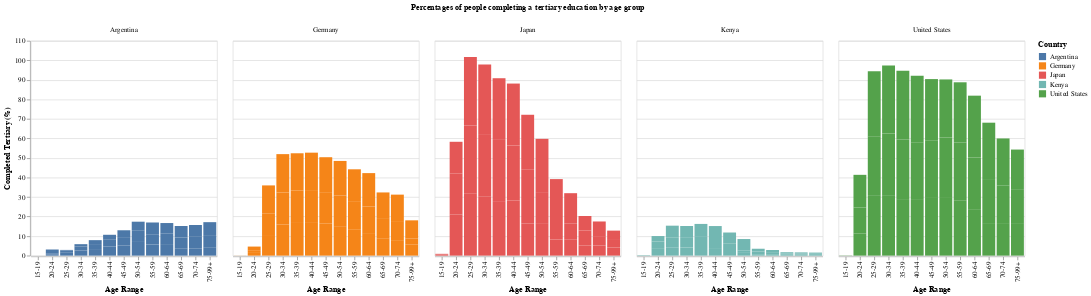

Write notebook code for a chart like this one.
### Code cell
'''Tertiary Chart; these are only from year 2010'''
tertiary_chart = alt.Chart(ages_data).mark_bar().encode(
    x=alt.X('ages:N', title='Age Range'),
    y=alt.Y('percent_completed_tertiary_school:Q', title='Completed Tertiary (%)'),
    color=alt.Color('country:N', title='Country'),
    tooltip=['country', 'year', 'ages', 'percent_completed_tertiary_school']
).facet(
    column=alt.Column('country:N', title='Percentages of people completing a tertiary education by age group')
)
tertiary_chart

### Figure 1 — Vega-Lite specification as saved in the notebook (floating-point values rounded to 4 significant figures; data arrays with more than 128 entries replaced by an {"elided": "..."} marker saying what was removed)
{"config": {"view": {"continuousWidth": 300, "continuousHeight": 300}}, "data": {"name": "data-733551ee817d55fd20008612a4a9320c"}, "facet": {"column": {"field": "country", "title": "Percentages of people completing a tertiary education by age group", "type": "nominal"}}, "spec": {"mark": {"type": "bar"}, "encoding": {"color": {"field": "country", "title": "Country", "type": "nominal"}, "tooltip": [{"field": "country", "type": "nominal"}, {"field": "year", "type": "quantitative"}, {"field": "ages", "type": "nominal"}, {"field": "percent_completed_tertiary_school", "type": "quantitative"}], "x": {"field": "ages", "title": "Age Range", "type": "nominal"}, "y": {"field": "percent_completed_tertiary_school", "title": "Completed Tertiary (%)", "type": "quantitative"}}}, "$schema": "https://vega.github.io/schema/vega-lite/v5.20.1.json", "datasets": {"data-733551ee817d55fd20008612a4a9320c": {"elided": "195 records"}}}
